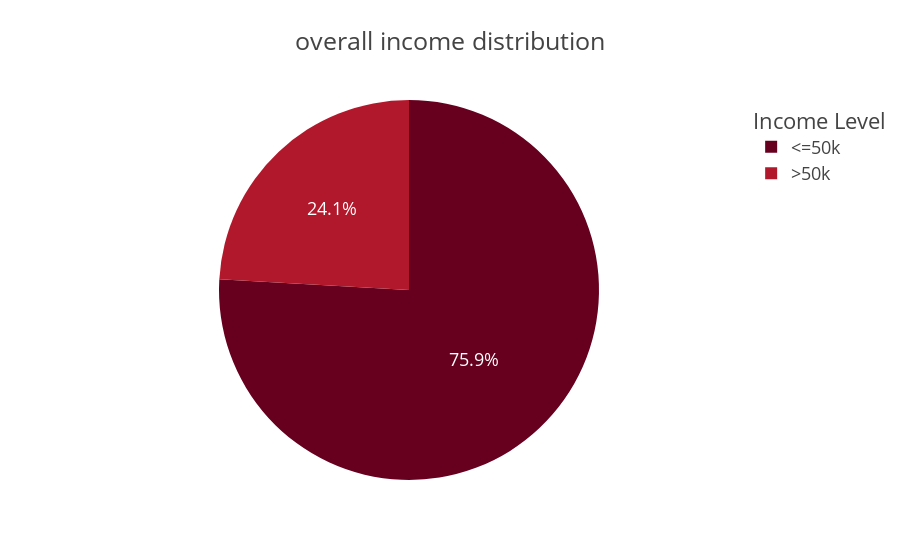

Notebook source saved alongside this figure:
### Code cell
fig = px.pie(adult_df_income, names="income",
             values="total", 
             title= "overall income distribution", 
             color_discrete_sequence=px.colors.sequential.RdBu
            )
fig.update_layout(template = "presentation",
                  legend_title=dict(text="Income Level"),
                  paper_bgcolor = "rgba(0, 0, 0, 0)",
                  plot_bgcolor = "rgba(0, 0, 0, 0)"
                 )

fig.show()
fig.write_image(os.path.join(result_dir, 'Income_distribution_pie_chart.jpg'))
fig.write_image(os.path.join(result_dir, 'Income_distribution_pie_chart.png'))
fig.write_html(os.path.join(result_dir, 'Income_distribution_pie_chart.html'))

### Figure 1 — Plotly figure (JSON) as saved in the notebook; plotly's stock layout.template omitted (floating-point values rounded to 4 significant figures)
{"data": [{"domain": {"x": [0, 1], "y": [0, 1]}, "hovertemplate": "income=%{label}<br>total=%{value}<extra></extra>", "labels": ["<=50k", ">50k"], "legendgroup": "", "name": "", "showlegend": true, "type": "pie", "values": [24677, 7836]}], "layout": {"autosize": true, "legend": {"title": {"text": "Income Level"}, "tracegroupgap": 0}, "paper_bgcolor": "rgba(0, 0, 0, 0)", "piecolorway": ["rgb(103,0,31)", "rgb(178,24,43)", "rgb(214,96,77)", "rgb(244,165,130)", "rgb(253,219,199)", "rgb(247,247,247)", "rgb(209,229,240)", "rgb(146,197,222)", "rgb(67,147,195)", "rgb(33,102,172)", "rgb(5,48,97)"], "plot_bgcolor": "rgba(0, 0, 0, 0)", "title": {"text": "overall income distribution"}}}
